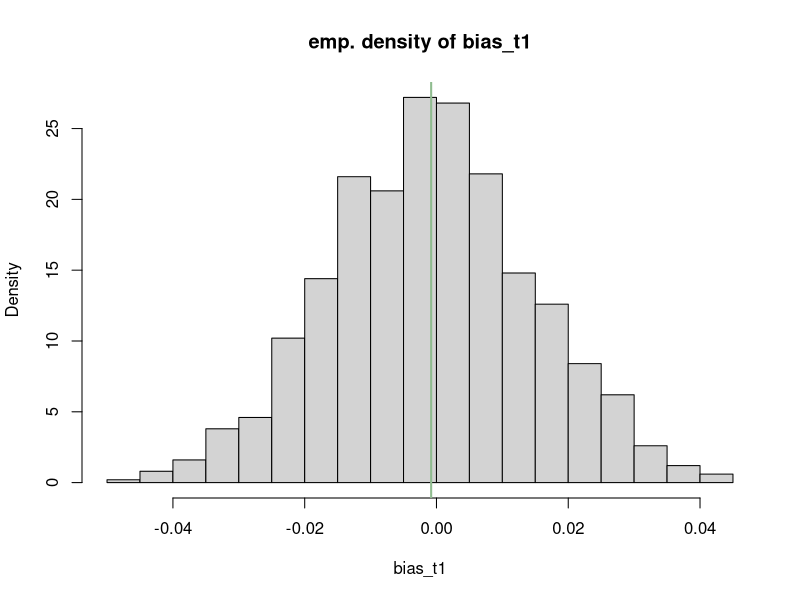
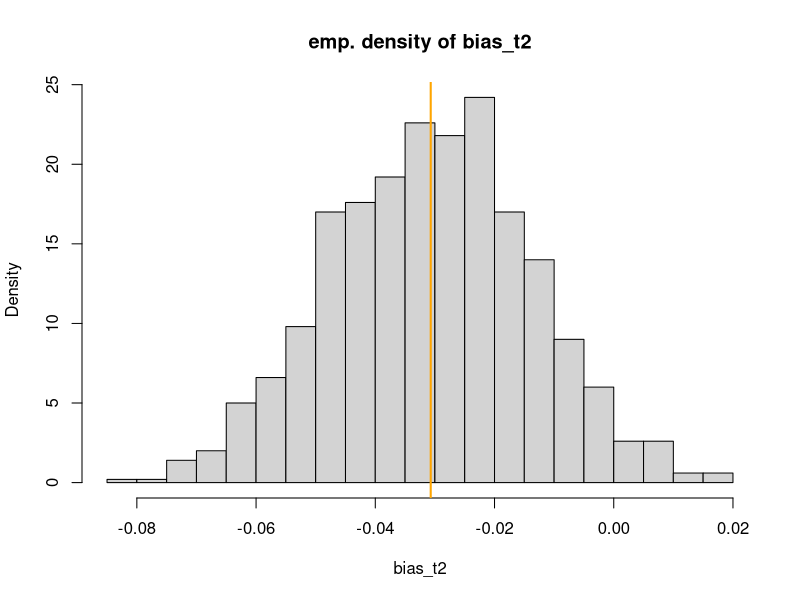
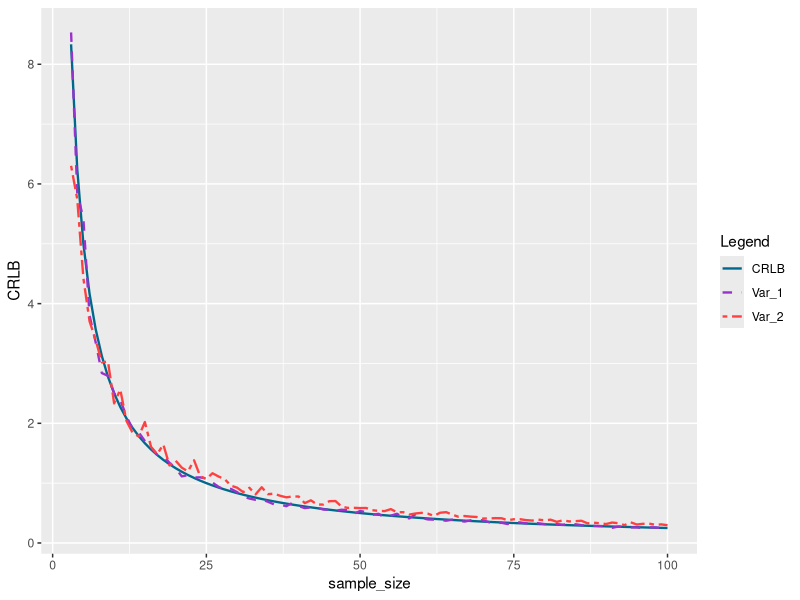
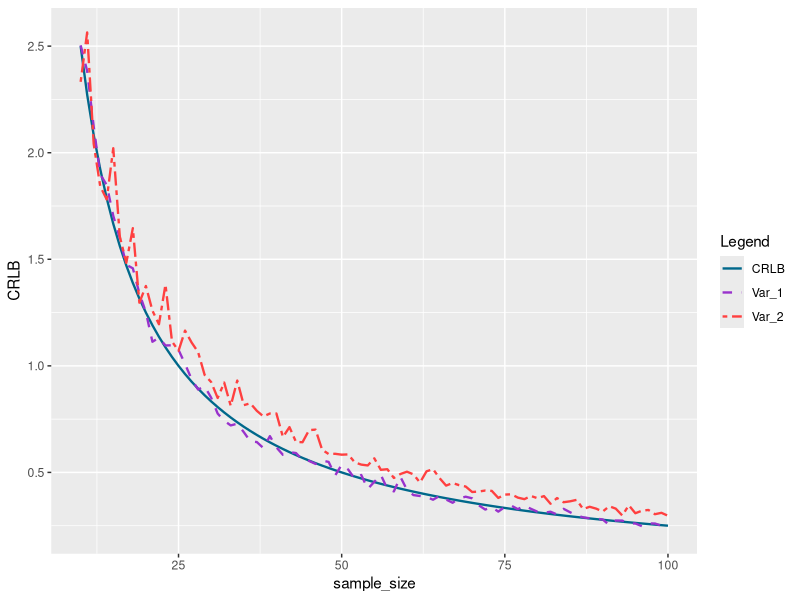
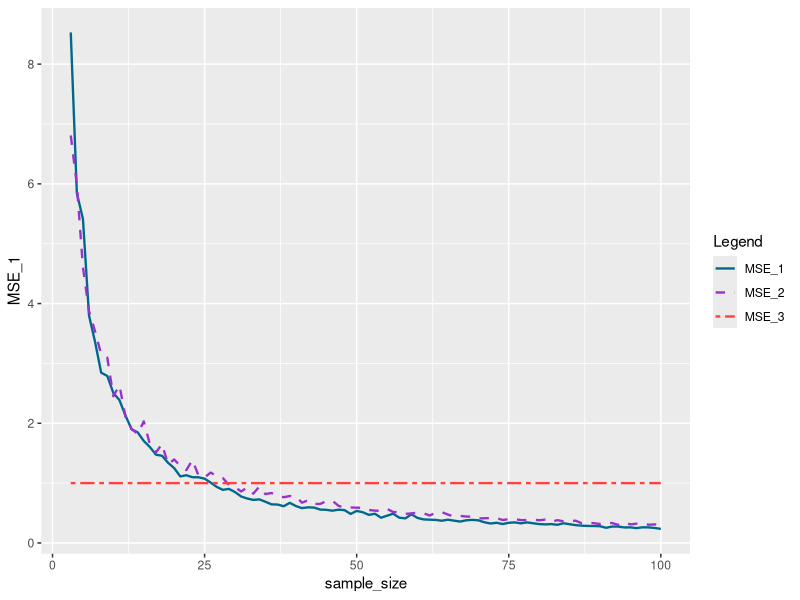
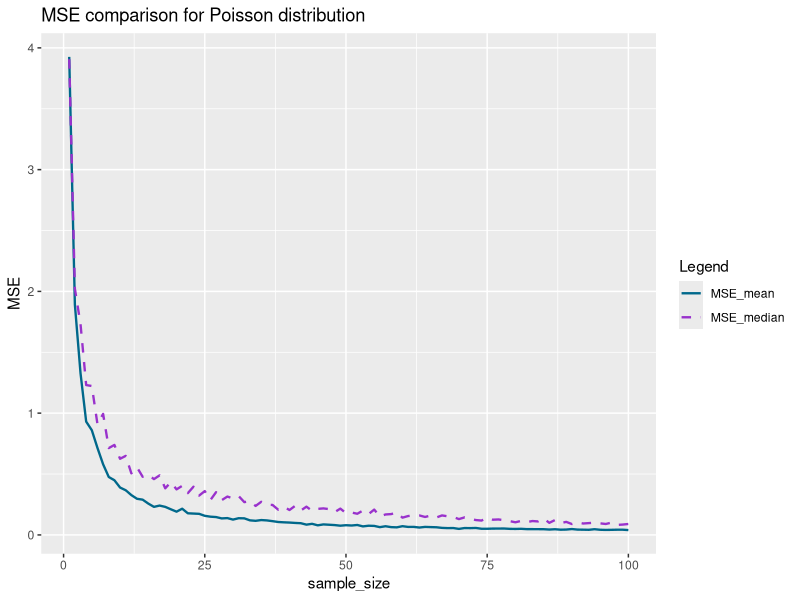

The R script that drew these images, in order:
## ---- chunk 1
# install.packages("ggplot2")
library(ggplot2)
## ---- chunk 2
T_1 = function(x){mean(x)}

T_2 = function(x){sqrt(0.5*mean(x^2))}
## ---- chunk 3
bias = function(x,w){mean(x) - w}

MSE = function(x, w){mean((x-w)^2)}
## ---- chunk 4
# Parameters
n     = 100   # sample size of Exp(theta)
N_MC  = 1000  # Repetitions of the simulation
theta = 5     # true parameter value
set.seed(123)

# Estimate the mean
T_1_sim = replicate(N_MC, T_1(rexp(n, rate = 1/theta)))

# Compute and compare the MSE formulas
MSE_1 = MSE(T_1_sim, theta)
MSE_2 = bias(T_1_sim, theta)^2 + var(T_1_sim)

list(MSE_1 = MSE_1, MSE_2=MSE_2, Error = abs(MSE_1 - MSE_2))

## ---- chunk 5
# Added parameter
N_MC_2 = 1000  # Repetitions of the 2nd simulation
set.seed(123)

# Compute the biases 
bias_t1 = replicate(N_MC_2, bias(replicate(N_MC, T_1(rexp(n, rate = 1/theta))), theta))
bias_t2 = replicate(N_MC_2, bias(replicate(N_MC, T_2(rexp(n, rate = 1/theta))), theta))

## ---- chunk 6
# Plot 1
hist(bias_t1, breaks = 'Scott', probability = T, main = 'emp. density of bias_t1')
abline(v = mean(bias_t1), col = 'darkseagreen', lwd = 2)
# Plot 2
hist(bias_t2, breaks = 'Scott', probability = T, main = 'emp. density of bias_t2')
abline(v = mean(bias_t2), col = 'orange1', lwd = 2)
## ---- chunk 7
# Start with n=3 
n = 3:100
set.seed(123)

vari_1 = replicate(length(n), NA)
vari_2 = replicate(length(n), NA)

for (i in 1:length(n)){
  vari_1[i] = var(replicate(N_MC, T_1(rexp(n[i], rate = 1/theta))))
  vari_2[i] = var(replicate(N_MC, T_2(rexp(n[i], rate = 1/theta))))
}
## ---- chunk 8
bias_plot_data = data.frame(sample_size=n, 
                           CRLB = theta^2/n,
                           Var_1 = vari_1,
                           Var_2 = vari_2)

ggplot(data = bias_plot_data, aes(x = sample_size)) + 
  geom_line(aes(y = CRLB, color = "CRLB", linetype = "CRLB"), linewidth = 0.8) + 
  geom_line(aes(y = Var_1, color = "Var_1", linetype = "Var_1"), linewidth = 0.8) +
  geom_line(aes(y = Var_2, color = "Var_2", linetype = "Var_2"), linewidth = 0.8) +
  scale_color_manual(name = "Legend", 
                     values = c("CRLB" = "deepskyblue4", 
                                "Var_1" = "darkorchid", 
                                "Var_2" = "brown1")) +
  scale_linetype_manual(name = "Legend", 
                        values = c("CRLB" = "solid", 
                                   "Var_1" = "dashed", 
                                   "Var_2" = "twodash"))
## ---- chunk 9
ggplot(data = bias_plot_data[-c(1:7),], aes(x = sample_size)) + 
  geom_line(aes(y = CRLB, color = "CRLB", linetype = "CRLB"), linewidth = 0.8) + 
  geom_line(aes(y = Var_1, color = "Var_1", linetype = "Var_1"), linewidth = 0.8) +
  geom_line(aes(y = Var_2, color = "Var_2", linetype = "Var_2"), linewidth = 0.8) +
  scale_color_manual(name = "Legend", 
                     values = c("CRLB" = "deepskyblue4", 
                                "Var_1" = "darkorchid", 
                                "Var_2" = "brown1")) +
  scale_linetype_manual(name = "Legend", 
                        values = c("CRLB" = "solid", 
                                   "Var_1" = "dashed", 
                                   "Var_2" = "twodash"))
## ---- chunk 10
T_3 = function(sample){6}
## ---- chunk 11
# Parameter
n = 3:100
set.seed(123)

# Vectors for later
mse_1 = replicate(length(n), NA)
mse_2 = replicate(length(n), NA)
mse_3 = replicate(length(n), NA)

for (i in 1:length(n)){
  mse_1[i] = MSE(replicate(N_MC, T_1(rexp(n[i], rate = 1/theta))), theta)
  mse_2[i] = MSE(replicate(N_MC, T_2(rexp(n[i], rate = 1/theta))), theta)
  mse_3[i] = MSE(replicate(N_MC, T_3(rexp(n[i], rate = 1/theta))), theta)
}

## ---- chunk 12
mse_plot_data = data.frame(sample_size=n,
                            MSE_1 = mse_1,
                            MSE_2 = mse_2,
                            MSE_3 = mse_3)

ggplot(data = mse_plot_data, aes(x = sample_size)) + 
  geom_line(aes(y = MSE_1, color = "MSE_1", linetype = "MSE_1"), linewidth = 0.8) +   geom_line(aes(y = MSE_2, color = "MSE_2", linetype = "MSE_2"), linewidth = 0.8) +
  geom_line(aes(y = MSE_3, color = "MSE_3", linetype = "MSE_3"), linewidth = 0.8) +
  scale_color_manual(name = "Legend", 
                     values = c("MSE_1" = "deepskyblue4", 
                                "MSE_2" = "darkorchid", 
                                "MSE_3" = "brown1")) +
  scale_linetype_manual(name = "Legend", 
                        values = c("MSE_1" = "solid", 
                                   "MSE_2" = "dashed", 
                                   "MSE_3" = "twodash"))
## ---- chunk 13
# Since T_1 and T_2 have higher variance than T_3, but lower bias, comparing only variances would be misleading.

# The MSE accounts for both bias and variance, and is therefore more appropriate for comparing estimator performance.

# Moreover, there is a well-known trade-off between bias and variance, which makes MSE a convex function with a unique minimum.
## ---- chunk 14
# Parameter
n = 1:100
lambda = 4
set.seed(123)

# Vectors for later
mse_mean = replicate(length(n), NA)
mse_median = replicate(length(n), NA)

for (i in n){
  mse_mean[i] = MSE(replicate(N_MC, mean(rpois(n[i],lambda))), lambda)
  mse_median[i] = MSE(replicate(N_MC, median(rpois(n[i],lambda))), lambda)
}
## ---- chunk 15
mse_plot_pois = data.frame(sample_size=n,
                            MSE_mean = mse_mean,
                            MSE_median = mse_median)

ggplot(data = mse_plot_pois, aes(x = sample_size)) + 
  geom_line(aes(y = MSE_mean, color = "MSE_mean", linetype = "MSE_mean"), size = 0.8) + 
  geom_line(aes(y = MSE_median, color = "MSE_median", linetype = "MSE_median"), size = 0.8) +
  scale_color_manual(name = "Legend", 
                     values = c("MSE_mean" = "deepskyblue4", 
                                "MSE_median" = "darkorchid")) +
  scale_linetype_manual(name = "Legend", 
                        values = c("MSE_mean" = "solid", 
                                   "MSE_median" = "dashed")) + 
  ggtitle("MSE comparison for Poisson distribution")+
  ylab("MSE")
